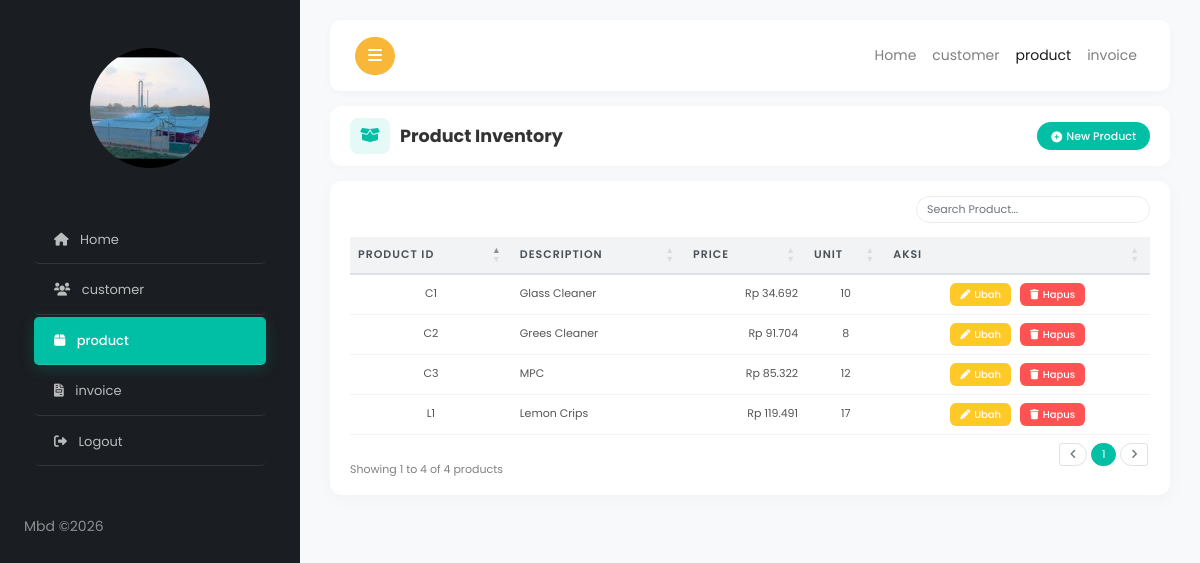
Page /product/productlihat.php on the committed database.
### tables this page shows
CREATE TABLE `product` (
  `product_id` varchar(5) NOT NULL,
  `description` varchar(25) NOT NULL,
  `price` varchar(20) NOT NULL,
  `unit` int(10) NOT NULL
);

### product/productlihat.php (the view, shortened to what this page needs)
<!doctype html>
<html lang="en">
<head>
  <link rel="stylesheet" href="https://cdnjs.cloudflare.com/ajax/libs/font-awesome/6.0.0-beta3/css/all.min.css">
  <link rel="stylesheet" href="https://stackpath.bootstrapcdn.com/bootstrap/4.5.2/css/bootstrap.min.css">
  <link rel="stylesheet" href="https://cdn.datatables.net/1.11.3/css/dataTables.bootstrap4.min.css">
  <link rel="stylesheet" href="../css/style.css">
</head>
<body>
  <div class="wrapper d-flex align-items-stretch">
    <nav id="sidebar">
      <div class="p-4 pt-5">
        <a href="#" class="img logo rounded-circle mb-5" style="background-image: url(../images/bengkel.png);"></a>
        <ul class="list-unstyled components mb-5">
          <li><a href="../home.php"><i class="fa-solid fa-home mr-2"></i> Home</a></li>
          <li><a href="../customer/customerlihat.php"><i class="fa-solid fa-users mr-2"></i> customer</a></li>
          <li class="active"><a href="../product/productlihat.php" aria-expanded="false"><i class="fa-solid fa-box mr-2"></i> product</a></li>
          <li><a href="../invoice/invoicelihat.php"><i class="fa-solid fa-file-invoice mr-2"></i> invoice</a></li>
          <li><a href="../index.php" onclick="return confirm('yakin keluar?')"><i class="fa-solid fa-sign-out-alt mr-2"></i> Logout</a></li>
        </ul>
        <div class="footer">
          <p>Mbd &copy;<script>document.write(new Date().getFullYear());</script> <br> <i class="icon-heart" aria-hidden="true"></i></p>
        </div>
      </div>
    </nav>
    <div id="content">
      <nav class="navbar navbar-expand-lg navbar-light">
        <div class="container-fluid">
          <button type="button" id="sidebarCollapse" class="btn btn-primary">
            <i class="fa-solid fa-bars"></i>
          </button>
          <div class="collapse navbar-collapse" id="navbarSupportedContent">
            <ul class="nav navbar-nav ml-auto">
              <li class="nav-item"><a class="nav-link" href="../home.php">Home</a></li>
              <li class="nav-item"><a class="nav-link" href="../customer/customerlihat.php">customer</a></li>
              <li class="nav-item active"><a class="nav-link" href="../product/productlihat.php">product</a></li>
              <li class="nav-item"><a class="nav-link" href="../invoice/invoicelihat.php">invoice</a></li>
            </ul>
          </div>
        </div>
      </nav>
      <div class="page-title-box d-flex justify-content-between align-items-center">
          <h3><span class="icon-wrapper"><i class="fa-solid fa-box-open"></i></span> Product Inventory</h3>
          <a href="producttambah.php" class="btn btn-accent btn-sm-modern rounded-pill" style="font-size: 11px; padding: 6px 14px;">
              <i class="fa-solid fa-plus-circle"></i> New Product
          </a>
      </div>
      <div class="rectangle table-responsive">
        <table id="example" class="table table-hover table-sm table-kecil" style="width:100%; text-align: center;">
          <thead class="bg-light">
            <tr>
              <th>Product ID </th>
              <th>Description</th>
              <th>Price</th>
              <th>Unit</th>
              <th>Aksi</th>
            </tr>
          </thead>
          <tbody>
              <?php
              include '../koneksi.php';
              $query = mysqli_query($conn, "SELECT * FROM product");
              while ($data = mysqli_fetch_array($query)) {
              ?>
            <tr>
              <td><?php echo $data['product_id']; ?></td>
              <td style="text-align: start;"><?php echo $data['description']; ?></td>
              <td style="text-align: right;">Rp <?php echo number_format($data['price'], 0, ',', '.'); ?></td>
              <td><?php echo strtoupper($data['unit']); ?></td>
              <td>
                <a class="btn btn-warning-modern btn-sm-modern" href="productubah.php?product_id=<?php echo $data['product_id']; ?>">
                    <i class="fa-solid fa-pen"></i> Ubah
                </a>
                <a class="btn btn-danger btn-sm-modern" href="producthapus.php?product_id=<?php echo $data['product_id']; ?>" onclick="return confirm('yakin hapus?')">
                    <i class="fa-solid fa-trash"></i> Hapus
                </a>
              </td>
            </tr>
          <?php } ?>
          </tbody>
        </table>
      </div>
    </div>
  </div>
</body>
</html>

### product/productlihat.php (style rules this page uses)
body { background-color: #f8f9fa; font-family: 'Poppins', sans-serif; }
:root { --accent-color: #00bfa5; --accent-hover: #00a08a; --sidebar-bg: #1a1d21; --light-text: rgba(255, 255, 255, 0.7); }
#sidebar { background: var(--sidebar-bg); }
#sidebar ul li a { font-size: 13px; color: var(--light-text); padding: 12px 20px; transition: all 0.3s; border-radius: 5px; margin: 2px 10px; }
#sidebar ul li.active>a { background: var(--accent-color); color: #fff !important; font-weight: 500; box-shadow: 0 4px 15px rgba(0,191,165,0.2); }
#content { background-color: #f8f9fa; padding: 20px 30px !important; }
.navbar { background: #fff; border: none; box-shadow: 0 2px 10px rgba(0,0,0,0.03); border-radius: 10px; margin-bottom: 15px; }
.page-title-box { background: #fff; padding: 12px 20px; border-radius: 12px; box-shadow: 0 3px 15px rgba(0,0,0,0.02); margin-bottom: 15px; }
.page-title-box h3 { margin: 0; font-size: 1.1rem; color: #333; font-weight: 700; display: flex; align-items: center; gap: 10px; }
.page-title-box .icon-wrapper { background: rgba(0, 191, 165, 0.1); color: var(--accent-color); padding: 6px 10px; border-radius: 8px; font-size: 1rem; }
.btn { font-weight: 500; border-radius: 20px; }
.btn-accent { background-color: var(--accent-color); color: #fff; border: none; }
.btn-warning-modern { background-color: #ffca28; color: #fff; border: none; }
.btn-danger { background-color: #ff5252; border: none; }
.btn-sm-modern { font-size: 10px; padding: 4px 10px; border-radius: 6px; display: inline-flex; align-items: center; gap: 4px; }
.rectangle { background: #fff; padding: 15px 20px; border-radius: 12px; box-shadow: 0 4px 20px rgba(0,0,0,0.03); }
.table-kecil { border-collapse: collapse; border-spacing: 0; margin-bottom: 0 !important; }
.table-kecil thead th { font-size: 11px; text-transform: uppercase; letter-spacing: 1px; background-color: #f1f3f5 !important; color: #495057; font-weight: 600; padding: 8px !important; border: none; border-bottom: 2px solid #dee2e6; }
.table-kecil tbody td { font-size: 11px; padding: 8px !important; vertical-align: middle !important; border: none; border-bottom: 1px solid #f1f3f5; color: #555; }

### rows in the picture
product: product_id "C1", description "Glass Cleaner", price "34.692", unit "10"
product: product_id "C2", description "Grees Cleaner", price "91.704", unit "8"
product: product_id "C3", description "MPC", price "85.322", unit "12"
product: product_id "L1", description "Lemon Crips", price "119.491", unit "17"
